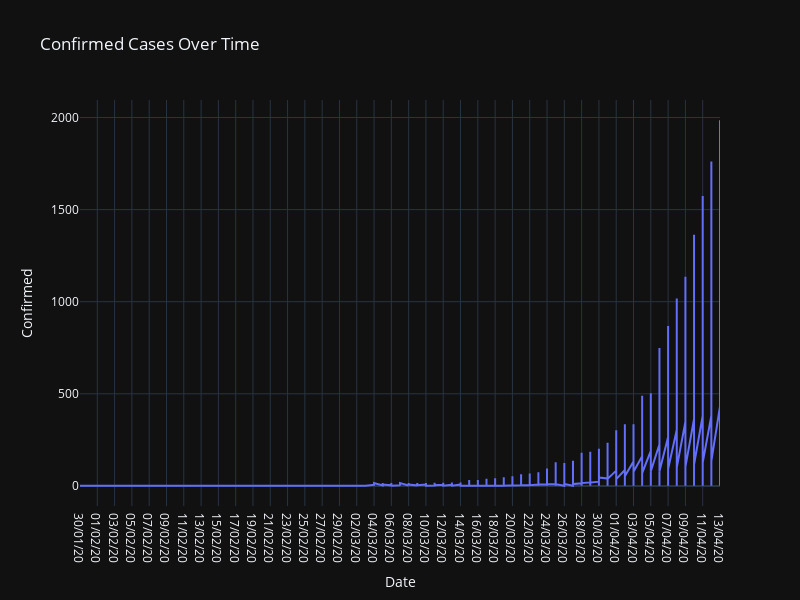

Notebook code cell kept with this figure:
### Code cell
fig = go.Figure(
    data=[
        go.Scatter(x=temp_df['Date'], y=temp_df['Confirmed'], mode='lines')
    ]
)

fig.update_layout(
    title='Confirmed Cases Over Time',
    width=800,         # increase width (in pixels)
    height=600,         # increase height (in pixels)
    xaxis_title='Date',
    yaxis_title='Confirmed'
)

### Figure 1 — Plotly figure (JSON) as saved in the notebook; plotly's stock layout.template omitted (floating-point values rounded to 4 significant figures; data arrays with more than 128 entries replaced by an {"elided": "..."} marker saying what was removed)
{"data": [{"mode": "lines", "x": {"elided": "926 str values"}, "y": {"elided": "926 int values"}, "type": "scatter"}], "layout": {"title": {"text": "Confirmed Cases Over Time"}, "width": 800, "height": 600, "xaxis": {"title": {"text": "Date"}}, "yaxis": {"title": {"text": "Confirmed"}}}}
